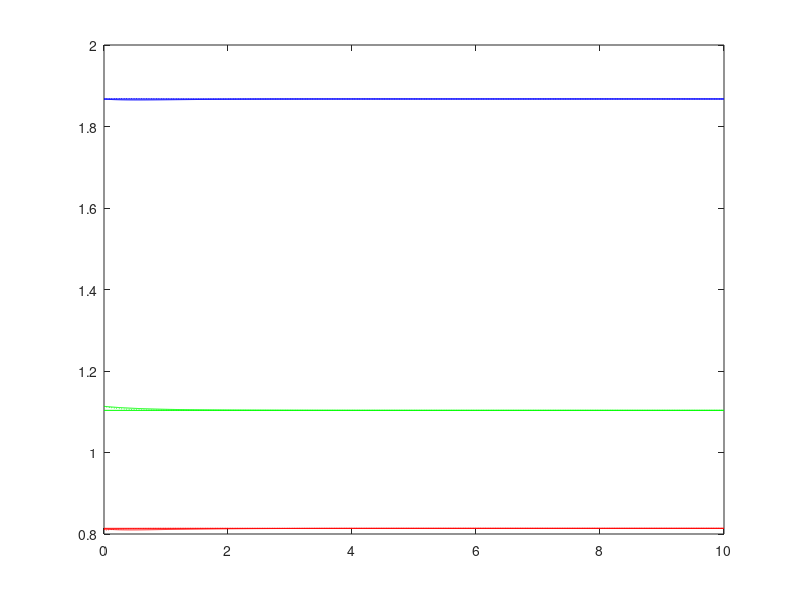

This figure's MATLAB source:
function final_point_control_check()
close all
times=0:0.01:10;

% xf =[1.38669205, 0.61862571, 0.6697654 ]'; 
xf = [1.86756251, 1.10343839, 0.81388533]';
T = eye(3); 
% T = [-0.08434561,  0.00531625;
%       0.25015733,  0.20463393];
xf = T*xf;
uf = [-0.0689047 ,  1.15555556]';% [-1.3962634 ,  1.15555556]';
R = 0.01;
x0 = xf+R*[2*(rand(size(xf))-.5);];
figure;
% A = [0, 1; -10*cos(xf(1)) -1]; B = [0;1];
% [K,~,~]= lqr(A,B,10*eye(2),1*eye(1));
K = [-1.29069666,  1.62922409,  3.05429366; ...
      1.62508858,  1.88103145,  0.07518857];
options = odeset('RelTol',1e-5);%,'Stats','on','OutputFcn',@odeplot);
[T, x] = ode45(@(t,x)car_dynamics(t, x, K, uf, xf), ...
                    times, x0, options) ;

% plot(T, xf(1)-x(:,1),'b-', T, xf(2)-x(:,2), 'g-', T, xf(3)-x(:,3), 'r-'); hold all;
plot(T, x(:,1),'b-', T, x(:,2), 'g-', T, x(:,3), 'r-'); hold all;
plot([T(1) T(end)], [xf(1) xf(1)], 'b');
plot([T(1) T(end)], [xf(2) xf(2)], 'g');
plot([T(1) T(end)], [xf(3) xf(3)], 'r');

[T, x] = ode45(@(t,x)car_approx_dynamics(t, x, xf), ...
                    times, x0, options) ;

plot(T, x(:,1),'b:', T, x(:,2), 'g:', T, x(:,3), 'r:'); hold all;
% V = (((-3.1000000000000001 + x(:,1)) .* (1.4837669049548923 .* (-3.1000000000000001 + x(:,1)) - 0.54459785166515851 .* (-1.8999999999999999 + x(:,2)) + 0.0016067430675332931 .* (-0.10000000000000003 + x(:,3)))) + ((-1.8999999999999999 + x(:,2)) .* ( - 0.54459785166515862 .* (-3.1000000000000001 + x(:,1)) + 6.9054387378206794 .* (-1.8999999999999999 + x(:,2)) + 0.036868266945400185 .* (-0.10000000000000003 + x(:,3)))) + ((-0.10000000000000003 + x(:,3)) .* (0.0016067430675332939 .* (-3.1000000000000001 + x(:,1)) + 0.036868266945400185 .* (-1.8999999999999999 + x(:,2)) + 0.036527396478655862 .* (-0.10000000000000003 + x(:,3)))));
% plot(T, V);
zoom on
return
figure;
[x, y] = meshgrid(-2:0.1:2, -2:0.1:2);
z = xf(3)*zeros(size(x));
% V = ((x .* (1.2710439216280629 .* x + 0.041416275308525152 .* y - 0.0062330193291722513 .* z)) + (y .* (0.041416275308525152 .* x + 0.93737513363479996 .* y + 0.13005899823762895 .* z)) + (z .* ( - 0.0062330193291722027 .* x + 0.13005899823762895 .* y + 0.14413063778897017 .* z)));
% Vdot = ((( - 4.123991426359594 .* x - 23.646710430174462 .* y - 27.530004103469132 .* z + ((-842.38518808143465 .* (z.^3)) ./ 6) + 2 .* ((-724.55952735254027 .* y .* (z.^2)) ./ 6) + ((-724.55952735254016 .* y .* (z.^2)) ./ 6) + ((-623.20982967158932 .* (y.^2) .* z) ./ 6) + 2 .* ((-623.20982967158909 .* (y.^2) .* z) ./ 6) + ((-536.03281201954962 .* (y.^3)) ./ 6) + 2 .* ((-141.25061610207391 .* x .* (z.^2)) ./ 6) + ((-141.25061610207388 .* x .* (z.^2)) ./ 6) + 2 .* ((-121.42601259684383 .* x .* y .* z) ./ 6) + ((-121.42601259684379 .* x .* y .* z) ./ 6) + 3 .* ((-121.42601259684378 .* x .* y .* z) ./ 6) + 3 .* ((-104.38270636332155 .* x .* (y.^2)) ./ 6) + ((-91.078972005052165 .* (z.^2)) ./ 2) + 2 .* ((-77.930402411031281 .* y .* z) ./ 2) + ((-66.675806993664608 .* (y.^2)) ./ 2) + 2 .* ((-22.664038859713386 .* (x.^2) .* z) ./ 6) + ((-22.664038859713383 .* (x.^2) .* z) ./ 6) + 2 .* ((-19.466580820491501 .* (x.^2) .* y) ./ 6) + ((-19.466580820491497 .* (x.^2) .* y) ./ 6) + 2 .* ((-9.0992598875724564 .* x .* z) ./ 2) + ((-7.7221084999052971 .* x .* y) ./ 2) + ((-7.7221084999052962 .* x .* y) ./ 2) + ((-3.3868985363560489 .* (x.^3)) ./ 6) + ((0.049416654099535551 .* (x.^2)) ./ 2)) .* ( - 0.012466038658344454 .* x + 0.26011799647525791 .* y + 0.28826127557794035 .* z)) + (( - 2.3727308015319104 .* x + 0.55708911045314402 .* y + 0.10270492023415845 .* z + ((-7.531485227842035 .* (z.^2)) ./ 2) + ((-1.7855700002399373 .* (z.^3)) ./ 6) + 3 .* ((-0.55708911045314402 .* y .* (z.^2)) ./ 6) + 2 .* ((-0.055895353219691496 .* y .* z) ./ 2) + 2 .* ((0.23806716691875224 .* x .* z) ./ 2) + 3 .* ((2.3727308015319104 .* x .* (z.^2)) ./ 6)) .* (2.5420878432561258 .* x + 0.082832550617050305 .* y - 0.012466038658344454 .* z)) + (( - 0.23806716691875224 .* x + 0.055895353219691496 .* y + 7.4470603698588169 .* z + ((-7.6159100858252522 .* (z.^3)) ./ 6) + 2 .* ((-2.3727308015319104 .* x .* z) ./ 2) + 3 .* ((-0.055895353219691496 .* y .* (z.^2)) ./ 6) + 3 .* ((0.23806716691875224 .* x .* (z.^2)) ./ 6) + 2 .* ((0.55708911045314402 .* y .* z) ./ 2) + ((0.94413746023704781 .* (z.^2)) ./ 2)) .* (0.082832550617050305 .* x + 1.8747502672695999 .* y + 0.26011799647525791 .* z)));

% surf(x,y,V, 'FaceAlpha',0.2); hold all;
% surf(x,y,Vdot, 'FaceAlpha',0.2);

% V = (0.65689224047432226 + 0.17799610627774348 .* x + 0.088632059399032931 .* y + 0.0023501249102540313 .* z + 0.20605743741392482 .* (x .* y) + 0.0047574968361556664 .* (x .* z) + 0.04010694720495888 .* (y .* z) + 0.7933959606226243 .* (x.^2) + 0.67379111463147245 .* (y.^2) + 0.039054713714198837 .* (z.^2));
% Vdot = ((( - 4.123991426359594 .* x - 23.646710430174462 .* y - 27.530004103469132 .* z + ((-842.38518808143465 .* (z.^3)) ./ 6) + 2 .* ((-724.55952735254027 .* y .* (z.^2)) ./ 6) + ((-724.55952735254016 .* y .* (z.^2)) ./ 6) + ((-623.20982967158932 .* (y.^2) .* z) ./ 6) + 2 .* ((-623.20982967158909 .* (y.^2) .* z) ./ 6) + ((-536.03281201954962 .* (y.^3)) ./ 6) + 2 .* ((-141.25061610207391 .* x .* (z.^2)) ./ 6) + ((-141.25061610207388 .* x .* (z.^2)) ./ 6) + 2 .* ((-121.42601259684383 .* x .* y .* z) ./ 6) + ((-121.42601259684379 .* x .* y .* z) ./ 6) + 3 .* ((-121.42601259684378 .* x .* y .* z) ./ 6) + 3 .* ((-104.38270636332155 .* x .* (y.^2)) ./ 6) + ((-91.078972005052165 .* (z.^2)) ./ 2) + 2 .* ((-77.930402411031281 .* y .* z) ./ 2) + ((-66.675806993664608 .* (y.^2)) ./ 2) + 2 .* ((-22.664038859713386 .* (x.^2) .* z) ./ 6) + ((-22.664038859713383 .* (x.^2) .* z) ./ 6) + 2 .* ((-19.466580820491501 .* (x.^2) .* y) ./ 6) + ((-19.466580820491497 .* (x.^2) .* y) ./ 6) + 2 .* ((-9.0992598875724564 .* x .* z) ./ 2) + ((-7.7221084999052971 .* x .* y) ./ 2) + ((-7.7221084999052962 .* x .* y) ./ 2) + ((-3.3868985363560489 .* (x.^3)) ./ 6) + ((0.049416654099535551 .* (x.^2)) ./ 2)) .* (0.0023501249102540313 + 0.0047574968361556664 .* x + 0.04010694720495888 .* y + 0.078109427428397674 .* z)) + (( - 2.3727308015319104 .* x + 0.55708911045314402 .* y + 0.10270492023415845 .* z + ((-7.531485227842035 .* (z.^2)) ./ 2) + ((-1.7855700002399373 .* (z.^3)) ./ 6) + 3 .* ((-0.55708911045314402 .* y .* (z.^2)) ./ 6) + 2 .* ((-0.055895353219691496 .* y .* z) ./ 2) + 2 .* ((0.23806716691875224 .* x .* z) ./ 2) + 3 .* ((2.3727308015319104 .* x .* (z.^2)) ./ 6)) .* (0.17799610627774348 + 1.5867919212452486 .* x + 0.20605743741392482 .* y + 0.0047574968361556664 .* z)) + (( - 0.23806716691875224 .* x + 0.055895353219691496 .* y + 7.4470603698588169 .* z + ((-7.6159100858252522 .* (z.^3)) ./ 6) + 2 .* ((-2.3727308015319104 .* x .* z) ./ 2) + 3 .* ((-0.055895353219691496 .* y .* (z.^2)) ./ 6) + 3 .* ((0.23806716691875224 .* x .* (z.^2)) ./ 6) + 2 .* ((0.55708911045314402 .* y .* z) ./ 2) + ((0.94413746023704781 .* (z.^2)) ./ 2)) .* (0.088632059399032931 + 0.20605743741392482 .* x + 1.3475822292629449 .* y + 0.04010694720495888 .* z)));
% surf(x,y,V, 'FaceAlpha',0.9); hold all;
% surf(x,y,Vdot, 'FaceAlpha',0.9);

V = ((17.44380596842316 - 12.234522841324672 .* x - 0.36990925123259 .* y + 35.111779142104666 .* z - 2.141779748825666 .* (x .* y) - 39.528495564423686 .* (x .* z) + 4.3101886346643914 .* (y .* z) + 7.3342138638670482 .* (x.^2) + 1.6947161611285289 .* (y.^2) + 56.52812895844248 .* (z.^2)) ./ 11.911054271629864);
surf(x,y,V, 'FaceAlpha',0.2); hold all;
pause
V = ((2.6294208247658575 - 2.2327980895286221 .* x - 10.477818807531179 .* y - 1.6692441363708104 .* z - 11.268145850144263 .* (x .* y) - 2.0915666668995048 .* (x .* z) + 4.8528345455883644 .* (y .* z) + 8.9592890532335385 .* (x.^2) + 17.795598413431172 .* (y.^2) + 4.0739959221681668 .* (z.^2)) ./ 9.9465365056775372);
surf(x,y,V, 'FaceAlpha',0.4); hold all;
pause
V = ((4.9819076134558848 + 0.0002736555077844089 .* x - 0.00072283457338696627 .* y - 0.00033497002921911701 .* z - 0.0045294634201237909 .* (x .* y) - 0.0030360203924140604 .* (x .* z) + 0.0033764492982834896 .* (y .* z) + 0.0021340106419911096 .* (x.^2) + 0.002622480998306297 .* (y.^2) + 0.0012440257077282256 .* (z.^2)) ./ 4.9816561860148134);
surf(x,y,V, 'FaceAlpha',0.6); hold all;
pause
V = (((x .* (1.5202439797896021 .* x + 0.075315350589800989 .* y - 0.0019881240501542496 .* z)) + (y .* (0.075315350589800989 .* x + 0.941983517587901 .* y + 0.016998960444918776 .* z)) + (z .* ( - 0.0019881240501542496 .* x + 0.016998960444918776 .* y + 0.043691485003206854 .* z))) ./ 0.58448082315910321);
surf(x,y,V, 'FaceAlpha',0.8); hold all;
pause
% axis([-2 2 -2 2 -1 1*2])

end

function xdot = car_dynamics(t,x, K, u, xd)
    xdot = 0*x;
    L = 1.0;
%     xdot(1) = (-2.2204460492503131e-16 - 2.8115338151280138 * (-3.1000000000000001 + x(1)) + 0.12467524917432853 * (-1.8999999999999999 + x(2)) + 0.29062218214616281 * (-0.10000000000000003 + x(3)) + ((-1.2312513831192315 * ((-0.10000000000000003 + x(3))^2)) / 2) + ((-1.1025926649111579 * ((-0.10000000000000003 + x(3))^3)) / 6) + 3 * ((-0.12467524917432853 * (-1.8999999999999999 + x(2)) * ((-0.10000000000000003 + x(3))^2)) / 6) + 2 * ((-0.012509250243078097 * (-1.8999999999999999 + x(2)) * (-0.10000000000000003 + x(3))) / 2) + 2 * ((0.28209432339802509 * (-3.1000000000000001 + x(1)) * (-0.10000000000000003 + x(3))) / 2) + 3 * ((2.8115338151280138 * (-3.1000000000000001 + x(1)) * ((-0.10000000000000003 + x(3))^2)) / 6));
%     xdot(2) = (-5.5511151231257827e-17 - 0.28209432339802509 * (-3.1000000000000001 + x(1)) + 0.012509250243078097 * (-1.8999999999999999 + x(2)) + 1.1905169870535861 * (-0.10000000000000003 + x(3)) + 2 * ((-2.8115338151280138 * (-3.1000000000000001 + x(1)) * (-0.10000000000000003 + x(3))) / 2) + ((-1.2719857791848768 * ((-0.10000000000000003 + x(3))^3)) / 6) + 3 * ((-0.012509250243078097 * (-1.8999999999999999 + x(2)) * ((-0.10000000000000003 + x(3))^2)) / 6) + 2 * ((0.12467524917432853 * (-1.8999999999999999 + x(2)) * (-0.10000000000000003 + x(3))) / 2) + 3 * ((0.28209432339802509 * (-3.1000000000000001 + x(1)) * ((-0.10000000000000003 + x(3))^2)) / 6) + ((0.69660742352866034 * ((-0.10000000000000003 + x(3))^2)) / 2));
%     xdot(3) = (-9.7699626167013776e-15 + 11.223240929675072 * (-3.1000000000000001 + x(1)) - 108.9957386471317 * (-1.8999999999999999 + x(2)) - 110.72125700558496 * (-0.10000000000000003 + x(3)) + ((-172832.12257904885 * ((-0.10000000000000003 + x(3))^3)) / 6) + ((-171787.77838502754 * (-1.8999999999999999 + x(2)) * ((-0.10000000000000003 + x(3))^2)) / 6) + ((-171787.77838502752 * (-1.8999999999999999 + x(2)) * ((-0.10000000000000003 + x(3))^2)) / 6) + ((-171787.77838502749 * (-1.8999999999999999 + x(2)) * ((-0.10000000000000003 + x(3))^2)) / 6) + ((-170745.56775913894 * ((-1.8999999999999999 + x(2))^2) * (-0.10000000000000003 + x(3))) / 6) + 2 * ((-170745.56775913891 * ((-1.8999999999999999 + x(2))^2) * (-0.10000000000000003 + x(3))) / 6) + ((-169705.48721974602 * ((-1.8999999999999999 + x(2))^3)) / 6) + ((-3554.9398598703192 * ((-0.10000000000000003 + x(3))^2)) / 2) + 2 * ((-3524.4550619080669 * (-1.8999999999999999 + x(2)) * (-0.10000000000000003 + x(3))) / 2) + ((-3494.0344345019516 * ((-1.8999999999999999 + x(2))^2)) / 2) + ((16.659002608308189 * ((-3.1000000000000001 + x(1))^2)) / 2) + ((35.363810762918718 * ((-3.1000000000000001 + x(1))^3)) / 6) + 2 * ((109.31752394940582 * (-3.1000000000000001 + x(1)) * (-0.10000000000000003 + x(3))) / 2) + ((110.3672990652795 * (-3.1000000000000001 + x(1)) * (-1.8999999999999999 + x(2))) / 2) + ((110.36729906527951 * (-3.1000000000000001 + x(1)) * (-1.8999999999999999 + x(2))) / 2) + 2 * ((419.22463058230051 * ((-3.1000000000000001 + x(1))^2) * (-0.10000000000000003 + x(3))) / 6) + ((419.22463058230062 * ((-3.1000000000000001 + x(1))^2) * (-0.10000000000000003 + x(3))) / 6) + 3 * ((420.41937577287842 * ((-3.1000000000000001 + x(1))^2) * (-1.8999999999999999 + x(2))) / 6) + 2 * ((904.53307719747136 * (-3.1000000000000001 + x(1)) * ((-0.10000000000000003 + x(3))^2)) / 6) + ((904.53307719747283 * (-3.1000000000000001 + x(1)) * ((-0.10000000000000003 + x(3))^2)) / 6) + 4 * ((941.14875949940506 * (-3.1000000000000001 + x(1)) * (-1.8999999999999999 + x(2)) * (-0.10000000000000003 + x(3))) / 6) + 2 * ((941.14875949940529 * (-3.1000000000000001 + x(1)) * (-1.8999999999999999 + x(2)) * (-0.10000000000000003 + x(3))) / 6) + 2 * ((977.68079947830392 * (-3.1000000000000001 + x(1)) * ((-1.8999999999999999 + x(2))^2)) / 6) + ((977.68079947830552 * (-3.1000000000000001 + x(1)) * ((-1.8999999999999999 + x(2))^2)) / 6));
    U = u - K * (x - xd);
    xdot(1) = U(2)*cos(x(3));
    xdot(2) = U(2)*sin(x(3));
    xdot(3) = U(2)/L*tan(U(1));
    xdot = xdot - [ 0.7934959 ,  0.84004339, -0.07974947]';
end

function xdot = car_approx_dynamics(t,x, xd)
    xdot = 0*x;
z = x(3) - xd(3);
y = x(2) - xd(2);
x = x(1) - xd(1);

xdot(1) = ( - 1.1159144301042365 .* x - 1.2916650636366902 .* y - 4.6513336792669584 .* z + ((-4.2355116495902401 .* (z.^2)) ./ 2) + 3 .* ((1.1159144301042365 .* x .* (z.^2)) ./ 6) + 2 .* ((1.181375414103512 .* x .* z) ./ 2) + 3 .* ((1.2916650636366902 .* y .* (z.^2)) ./ 6) + 2 .* ((1.3674358071472354 .* y .* z) ./ 2) + ((4.7545945270725447 .* (z.^3)) ./ 6));

xdot(2) = ( - 1.181375414103512 .* x - 1.3674358071472354 .* y + 4.2901707809474763 .* z + ((-4.7029641031697516 .* (z.^2)) ./ 2) + ((-4.1808525182330047 .* (z.^3)) ./ 6) + 2 .* ((-1.2916650636366902 .* y .* z) ./ 2) + 2 .* ((-1.1159144301042365 .* x .* z) ./ 2) + 3 .* ((1.181375414103512 .* x .* (z.^2)) ./ 6) + 3 .* ((1.3674358071472354 .* y .* (z.^2)) ./ 6));

xdot(3) = (159.454988473963 .* x - 184.73881356956988 .* y - 360.8431261775948 .* z + ((-363974.25493961625 .* (z.^3)) ./ 6) + 2 .* ((-191451.87749149723 .* y .* (z.^2)) ./ 6) + ((-191451.87749149717 .* y .* (z.^2)) ./ 6) + 2 .* ((-100684.41121734786 .* (y.^2) .* z) ./ 6) + ((-100684.41121734784 .* (y.^2) .* z) ./ 6) + 2 .* ((-67051.11285023237 .* (x.^2) .* z) ./ 6) + ((-67051.112850232355 .* (x.^2) .* z) ./ 6) + ((-52939.031620282018 .* (y.^3)) ./ 6) + 3 .* ((-35284.377609521187 .* (x.^2) .* y) ./ 6) + ((-9270.0144442840738 .* (z.^2)) ./ 2) + 2 .* ((-4839.7405260675714 .* y .* z) ./ 2) + ((-2525.56745270788 .* (y.^2)) ./ 2) + ((-1735.3461741839944 .* (x.^2)) ./ 2) + 2 .* ((2095.6456498505045 .* x .* y) ./ 2) + 2 .* ((4011.9357070107153 .* x .* z) ./ 2) + ((28768.636921901521 .* (x.^3)) ./ 6) + ((43238.992117300317 .* x .* (y.^2)) ./ 6) + 2 .* ((43238.992117300324 .* x .* (y.^2)) ./ 6) + 3 .* ((82200.608696781492 .* x .* y .* z) ./ 6) + 3 .* ((82200.608696781506 .* x .* y .* z) ./ 6) + ((156239.50270917031 .* x .* (z.^2)) ./ 6) + 2 .* ((156239.50270917034 .* x .* (z.^2)) ./ 6));

end

